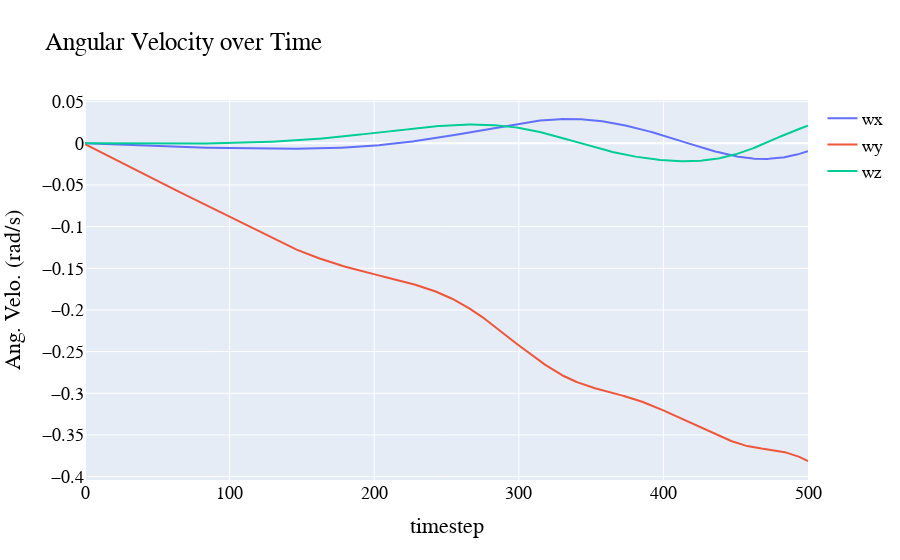

The cell this chart's notebook holds for it:
### Code cell
fig = go.Figure()
fig.add_trace(go.Scatter(x=x, y=w1,
                    mode='lines',
                    name='wx'))
fig.add_trace(go.Scatter(x=x, y=w2,
                    mode='lines',
                    name='wy'))
fig.add_trace(go.Scatter(x=x, y=w3,
                    mode='lines',
                    name='wz'))

fig.update_layout(
    title="Angular Velocity over Time",
    xaxis_title="timestep",
    yaxis_title="Ang. Velo. (rad/s)",
    font=dict(
        family="Arial",
        size=18,
        color="#000000"
    )
)

fig.show()

### Figure 1 — Plotly figure (JSON) as saved in the notebook; plotly's stock layout.template omitted (floating-point values rounded to 4 significant figures; data arrays with more than 128 entries replaced by an {"elided": "..."} marker saying what was removed)
{"data": [{"mode": "lines", "name": "wx", "type": "scatter", "x": {"elided": "500 float values"}, "y": {"elided": "500 float values"}}, {"mode": "lines", "name": "wy", "type": "scatter", "x": {"elided": "500 float values"}, "y": {"elided": "500 float values"}}, {"mode": "lines", "name": "wz", "type": "scatter", "x": {"elided": "500 float values"}, "y": {"elided": "500 float values"}}], "layout": {"font": {"color": "#000000", "family": "Arial", "size": 18}, "title": {"text": "Angular Velocity over Time"}, "xaxis": {"title": {"text": "timestep"}}, "yaxis": {"title": {"text": "Ang. Velo. (rad/s)"}}}}
